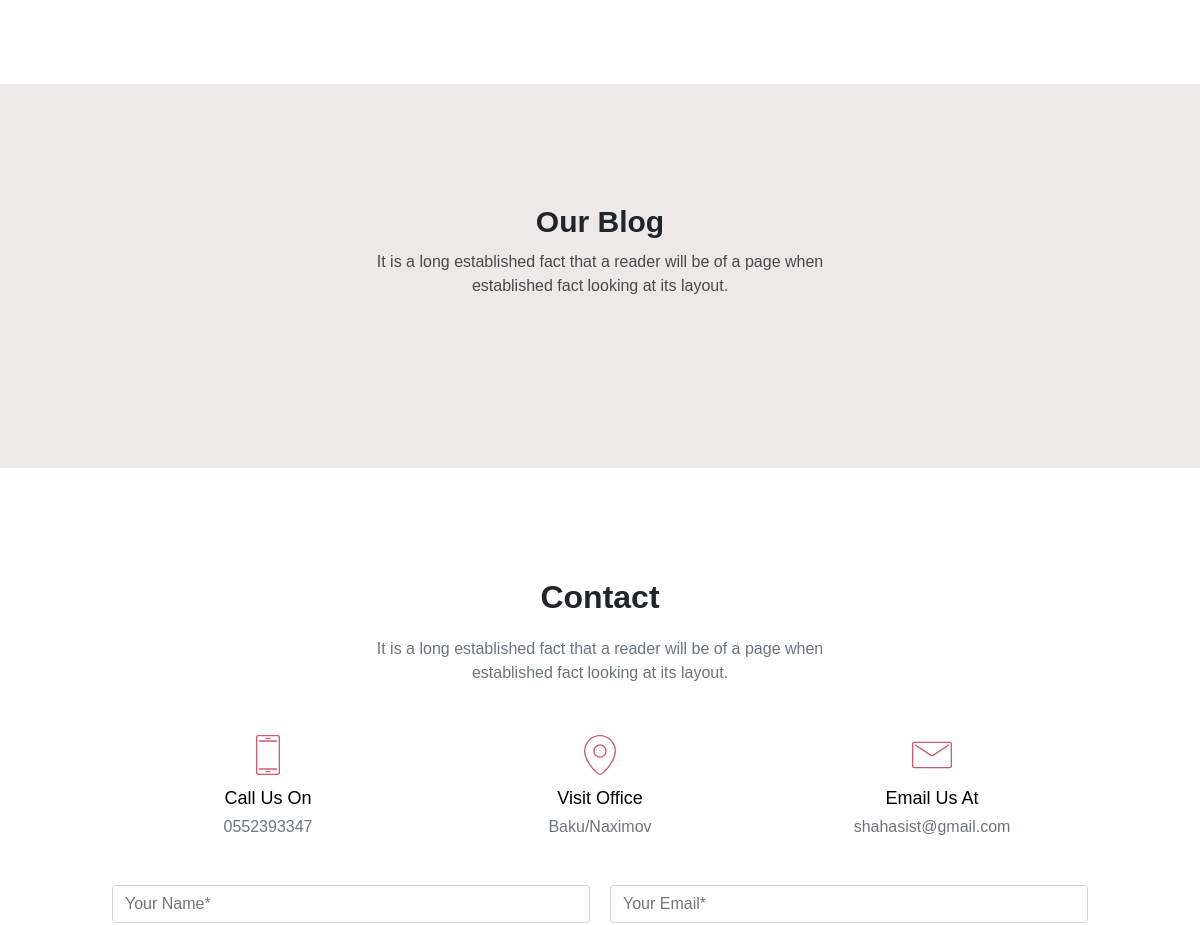
Before: / (middle part) with the older database file.
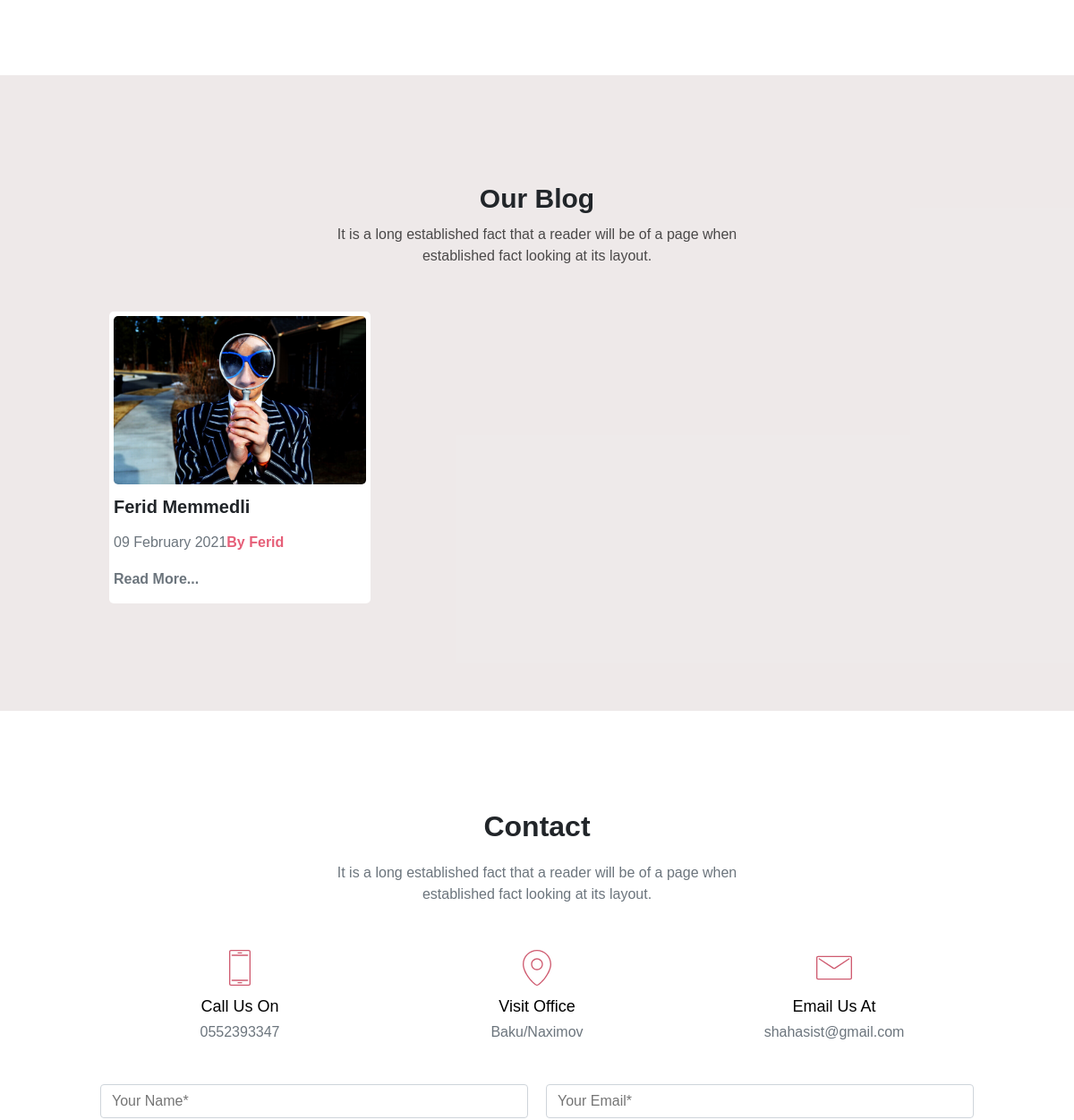
After: the same page with the newer database file.
### models.py (models this page shows, shortened)
class Contact(db.Model):
    id = db.Column(db.Integer, primary_key=True)
    elaqe = db.Column(db.String(100),nullable=False)
    unvan = db.Column(db.String(100),nullable=False)
    email = db.Column(db.String(100),nullable=False)

class Blogs(db.Model):
    id = db.Column(db.Integer, primary_key=True)
    blogTitle = db.Column(db.String,nullable=False)
    blogDetail = db.Column(db.Text,nullable=False)
    blogAuthor = db.Column(db.String,nullable=False)
    blogDate = db.Column(db.String,default=datetime.now().strftime('%d %B %Y'))
    blogImage = db.Column(db.String,nullable=False)
    blogStatus = db.Column(db.Boolean)

### app/routes.py (the view)
@app.route('/',methods=['GET','POST'])
def homePage():
    seo=Seo.query.all()
    blog=Blogs.query.filter_by(blogStatus=True).all()
    contact= Contact.query.all()
    about=About.query.all()
    client=Client.query.all()
    social=Social.query.all()
    portfolio=Portfolio.query.all()
    category=Category.query.all()
    if request.method == 'POST':
        form = Form(userName=request.form['name'],userEmail=request.form['email'],
            userSubject=request.form['subject'],userMessage=request.form['comments'])
        db.session.add(form)
        db.session.commit()
        return redirect ('/')
    return render_template('app/index.html',seo=seo,blog=blog,contact=contact,about=about,client=client,social=social,portfolio=portfolio,category=category)

### app/templates/app/index.html (shortened to what this page needs)
{% extends "app/layout.html" %}
{% block content_body %}
<section id="portfolio" class="pv-10x">
</section>
<section id="blog" class="pv-10x">
    <div class="an">
        <div class="qutu1 mv-2x">
            <h2>Our Blog</h2>
            <p class="m-2x">It is a long established fact that a reader will be of a page when established fact
                looking at its
                layout.</p>
        </div>
        <div class="qutu2 m-2x">
            {% for blog in blog %}
            <div class="oxu"><img src="{{blog.blogImage}}">
                <h2 class="mt-1x"><a href="/blog/{{blog.id}}"
                        style="color: #212529;text-decoration: none;">{{blog.blogTitle}}</a></h2>
                <div class="izahat">
                    <p class="tarix mv-1x">{{blog.blogDate}} </p><span class="color-red">{{blog.blogAuthor}}</span>
                    <p class="ardi mv-1x"><a href="/blog/{{blog.id}}">Read More...</a></p>
                </div>
            </div>
            {% endfor %}
        </div>
    </div>
</section>
{% endblock %}

### app/templates/app/layout.html (shortened to what this page needs)
<!DOCTYPE html>
<html>
<head>
    <link rel="stylesheet" href="https://cdnjs.cloudflare.com/ajax/libs/font-awesome/5.15.1/css/all.min.css"
 />
    <link rel="stylesheet" href="./static/css/reset.css">
    <link rel="stylesheet" href="./static/css/style.css">
</head>
<body>
    {% block content_body %}
    {% endblock %}
    <section id="contact" class="pv-10x">
        <div class="container">
            <div class="row width-full">
                <h2 class="col-12">Contact</h2>
            </div>
            <div class="row width-full metin">
                <p class="col-12">It is a long established fact that a reader will be of a page when established fact
                    looking at its layout.</p>
            </div>
            <div class="row width-full icons width-full mv-3x">
                <div class="col-4 mr-2x ml-2x width-full "><img src="./static/img/svg/mbri-mobile2.svg" alt="">
                    <h4 class="mv-1x">Call Us On</h4>
                    {% for i in contact %}
                    <p class="text-muted">{{i.elaqe}}</p>
                    {% endfor %}
                </div>
                <div class="col-4 mr-2x ml-2x width-full "><img src="./static/img/svg/mbri-pin.svg" alt="">
                    <h4 class="mv-1x">Visit Office</h4>
                    {% for i in contact %}
                    <p class="text-muted">{{i.unvan}}</p>
                    {% endfor %}
                </div>
                <div class="col-4 mr-2x ml-2x width-full "><img src="./static/img/svg/mbri-letter.svg" alt="">
                    <h4 class="mv-1x">Email Us At</h4>
                    {% for i in contact %}
                    <p class="text-muted">{{i.email}}</p>
                    {% endfor %}
                </div>
            </div>
            <form method="POST" action="/" class="row width-full form">
                <div class="container-full">
                    <div class="row width-full">
                        <div class="col-6">
                            <input name="name" id="name" type="text" class="form-control" maxlength="50"
                                placeholder="Your Name*" required>
                        </div>
                        <div class="col-6">
                            <input name="email" id="email" type="email" class="form-control" maxlength="50"
                                placeholder="Your Email*" required>
                        </div>
                    </div>
                </div>
            </form>
        </div>
    </section>
</body>
</html>

### app/static/css/style.css (style rules this page uses)
.width-full { width: 100%; }
.container { width: 83%; margin: 0 auto; }
.container-full { width: 100%; margin: 0 auto; }
.row { display: -webkit-box; display: -ms-flexbox; display: flex; -webkit-box-pack: center; -ms-flex-pack: center; justify-content: center; }
[class^="col-"] { margin: 10px; -webkit-box-sizing: border-box; box-sizing: border-box; }
.col-4 { width: 33.33333%; }
.col-6 { width: 50%; }
.col-12 { width: 100%; }
.color-red { color: #e65f78; }
.m-2x { margin: 20px; }
.mv-1x { margin: 10px 0px; }
.mv-2x { margin: 20px 0px; }
.mv-3x { margin: 30px 0px; }
.mt-1x { margin-top: 10px; }
.mr-2x { margin-right: 20px; }
.ml-2x { margin-left: 20px; }
.pv-10x { padding: 100px 0px; }
#portfolio { margin: 0 auto; position: relative; width: 100%; height: none; }
#blog { margin: 0 auto; position: relative; width: 100%; height: none; background-color: rgba(230, 224, 224, 0.69); }
#blog .an { display: -webkit-box; display: -ms-flexbox; display: flex; -webkit-box-orient: vertical; -webkit-box-direction: normal; -ms-flex-direction: column; flex-direction: column; -ms-flex-pack: distribute; justify-content: space-around; -webkit-box-align: center; -ms-flex-align: center; align-items: center; margin: 0 auto; width: 83%; text-align: center; }
#blog .an .qutu1 h2 { font-size: 30px; }
#blog .an .qutu1 p { font-size: 1rem; font-weight: 400; line-height: 1.5; margin: 10px auto; text-align: center; max-width: 500px; color: rgba(0, 0, 0, 0.69); }
#blog .an .qutu2 { display: -ms-grid; display: grid; -ms-grid-rows: 1fr; grid-template-rows: 1fr; -ms-grid-columns: (1fr)[3]; grid-template-columns: repeat(3, 1fr); gap: 40px; }
#blog .an .qutu2 .oxu { overflow: hidden; text-align: left; background-color: white; padding: 5px; border-radius: 5px; }
#blog .an .qutu2 .oxu img { width: 100%; height: auto; -o-object-fit: cover; object-fit: cover; border-radius: 5px; }
#blog .an .qutu2 .oxu h2 { text-align: left; -webkit-box-sizing: border-box; box-sizing: border-box; cursor: pointer; font-weight: 700; font-size: 1.25rem; line-height: 1.2; }
#blog .an .qutu2 .oxu .izahat { line-height: 1.5; }
#blog .an .qutu2 .oxu .izahat span { font-weight: 700; cursor: pointer; }
#blog .an .qutu2 .oxu .izahat .tarix { display: inline-block; color: #6c757d; font-size: 1rem; font-weight: 500; line-height: 1.2; }
#blog .an .qutu2 .oxu .izahat .ardi a { text-decoration: none; color: #6c757d; font-weight: 700; }
#contact { margin: 0 auto; position: relative; }
#contact .container { display: -webkit-box; display: -ms-flexbox; display: flex; -webkit-box-orient: vertical; -webkit-box-direction: normal; -ms-flex-direction: column; flex-direction: column; -webkit-box-align: center; -ms-flex-align: center; align-items: center; -webkit-box-pack: justify; -ms-flex-pack: justify; justify-content: space-between; }
#contact .container .metin p { max-width: 500px; font-size: 1rem; font-weight: 400; line-height: 1.5; margin: 10px auto; text-align: center; color: #6c757d !important; }
#contact .container .icons { text-align: center; }
#contact .container .icons .col-4 img { height: 40px; }
#contact .container .icons .col-4 h4 { font-size: 18px; font-weight: 500 !important; line-height: 1.2; text-align: center; }
#contact .container .form { text-align: center; }
h2 { color: #212529; font-size: 2rem; margin-bottom: 0.5rem; line-height: 1.2; text-align: center; font-weight: 700; }
.form-control { width: 100%; height: calc(1.5em + 0.75rem + 2px); padding: 0.375rem 0.75rem; font-size: 1rem; font-weight: 400; line-height: 1.5; color: #495057; border: 1px solid #ced4da; border-radius: 0.25rem; resize: vertical; }
input { text-rendering: auto; letter-spacing: normal; word-spacing: normal; display: inline-block; text-align: start; cursor: text; padding: 1px 2px; }
.text-muted { color: #6c757d !important; }
html { scroll-behavior: smooth; }
* { -webkit-box-sizing: border-box !important; box-sizing: border-box !important; }

Changed rows visible on the page:
added Blogs: blogImage (picture), blogTitle "Ferid Memmedli", blogDate "09 February 2021", blogAuthor "By Ferid"
